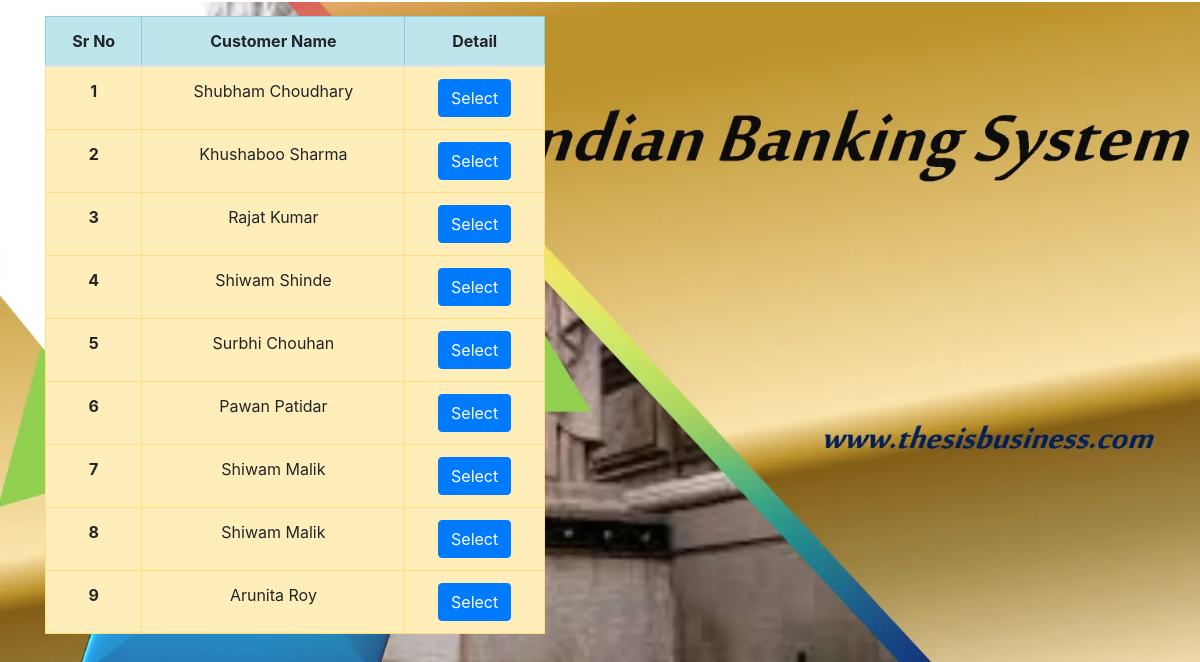
/3/all_customers, run on the app's committed database.
### bankingSystem/models.py (models this page shows, shortened)
class Customer(models.Model):
    name = models.CharField(max_length= 50)
    email = models.EmailField(max_length=150)
    current_balance = models.FloatField()

### bankingSystem/views.py (the view)
# urls.py: path('<int:from_id>/all_customers',views.transfer),
def transfer(request,from_id):
    print(from_id)
    from_customer = Customer.objects.filter(id = from_id)
    customers = Customer.objects.exclude(id = from_id)
    return render(request, 'all_customers.htm', {'customers' :customers,'button':'Select'})

### template/all_customers.htm (shortened to what this page needs)
{%  extends 'home.htm' %}
{% load static%}
{% block body %}
<div class="container align-middle my-3" >
  <table id="customer_table" class="table table-bordered border-dark">
    <thead>
      <tr class="table-info text-center">
        <th scope="col">Sr No</th>
        <th scope="col">Customer Name</th>
        <th scope="col">Detail</th>
      </tr>
    </thead>
    <tbody>
        {% for customer in customers %}
      <tr class= "table-warning text-center">
        <th  scope="row">{{ forloop.counter}}</th>
        <td>{{customer.name}}</td>
        <td><a href="customer/{{customer.id}}"><button  class="btn btn-primary ">{{button}}</button></a>
      </tr>
      {% endfor %}
    </tbody>
  </table>
</div>
{% endblock %}

### template/all_customers.htm (style rules this page uses)
#customer_table { width: 500px; }

### data on the page
Customer: name "Shubham Choudhary", button "Select"
Customer: name "Khushaboo Sharma", button "Select"
Customer: name "Rajat Kumar", button "Select"
Customer: name "Shiwam Shinde", button "Select"
Customer: name "Surbhi Chouhan", button "Select"
Customer: name "Pawan Patidar", button "Select"
Customer: name "Shiwam Malik", button "Select"
Customer: name "Shiwam Malik", button "Select"
Customer: name "Arunita Roy", button "Select"
